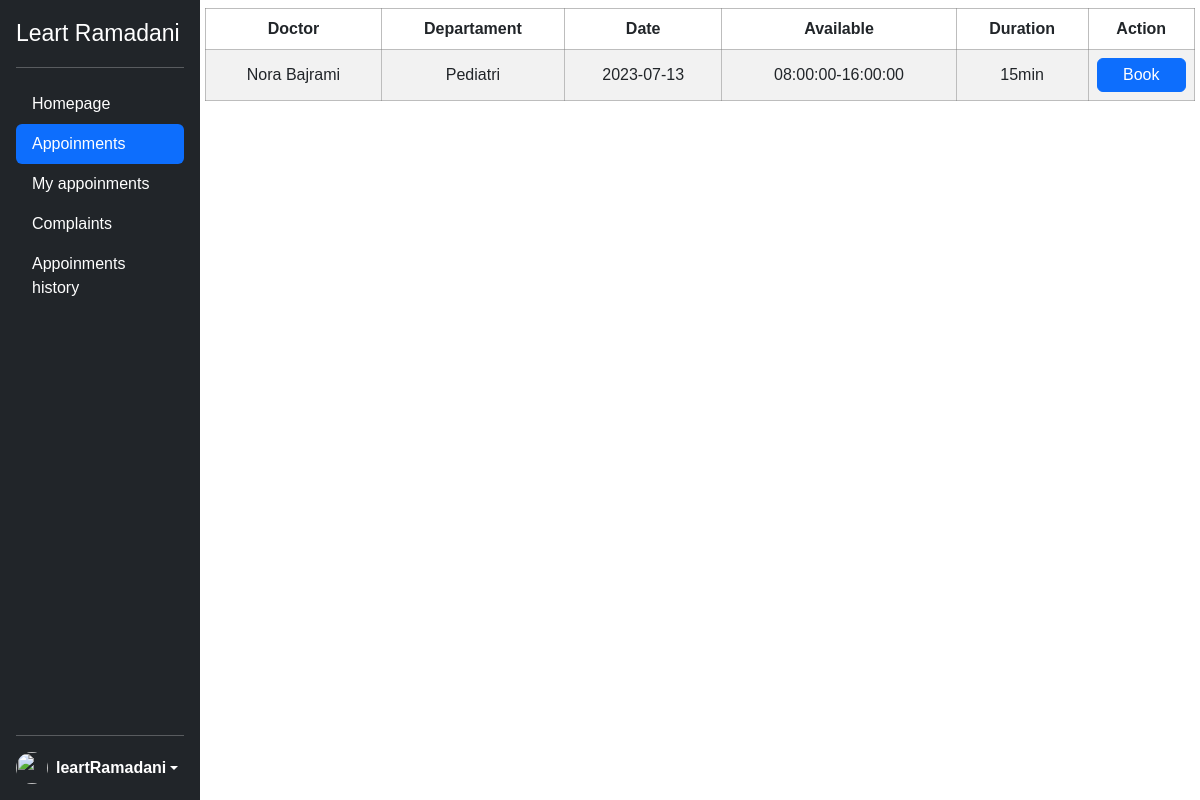
The page /patientSide/rezervoTermin.php (signed in) on the database its author committed.
### tables this page shows
CREATE TABLE `orari` (
  `id` int(11) NOT NULL,
  `doktori` varchar(100) NOT NULL,
  `departamenti` varchar(100) NOT NULL,
  `data` date NOT NULL,
  `nga_ora` time NOT NULL,
  `deri_oren` time NOT NULL,
  `kohezgjatja` int(11) NOT NULL,
  `zene_deri` time NOT NULL
);

### patientSide/rezervoTermin.php (the view, shortened to what this page needs)
<?php
include('../config.php');
?>
<!DOCTYPE html>
<html lang="en">
<head>
    <link rel="stylesheet" href="../css/main.css">
    <link rel="stylesheet" href="../css/responsive.css">
    <link href="https://cdn.jsdelivr.net/npm/bootstrap@5.2.0-beta1/dist/css/bootstrap.min.css" rel="stylesheet">
    <link rel="stylesheet" href="../bootstrap-5.1.3-examples/sidebars/sidebars.css">
</head>
<body>
    <div class="sideBlock">
        <button type="button" class="ham" id="ham_menu"><i class="fa-solid fa-bars"></i></button>
    </div>
    <div class="flex-shrink-0 p-3 text-white bg-dark sidebar">
        <p class="d-flex align-items-center mb-3 mb-md-0 me-md-auto text-white text-decoration-none">
            <span class=" sess_admin"><?php echo $_SESSION['emri'] . ' ' . $_SESSION['mbiemri'] ?></span>
        </p>
        <hr>
        <ul class="nav nav-pills flex-column mb-auto">
            <li><a href="../index.php" class="nav-link text-white">Homepage</a></li>
            <li class="nav-item"><a href="rezervoTermin.php" class="nav-link active" aria-current="page">Appoinments</a></li>
            <li><a href="terminet_e_mia.php" class="nav-link text-white">My appoinments</a></li>
            <li><a href="ankesat.php" class="nav-link text-white">Complaints</a></li>
            <li><a href="historiaTermineve(pacientit).php" class="nav-link text-white">Appoinments history</a></li>
        </ul>
        <hr>
        <div class="dropdown">
            <a href="#" class="d-flex align-items-center text-white text-decoration-none dropdown-toggle" id="dropdownUser1" data-bs-toggle="dropdown" aria-expanded="false">
                <img src="https://w7.pngwing.com/pngs/200/420/png-transparent-user-profile-computer-icons-overview-rectangle-black-data-thumbnail.png" alt="" width="32" height="32" class="rounded-circle me-2">
                <strong class="useri"><?php echo $_SESSION['username'] ?></strong>
            </a>
        </div>
    </div>
    <?php
    $sql = "SELECT * FROM orari";
    $prep = $con->prepare($sql);
    $prep->execute();
    $data = $prep->fetchAll();
    if (!$data) {
        $empty = 'empty';
    } else {
        $empty = '';
    }
    ?>
    <main class="main mainRes">
        <?php if ($empty == '') : ?>
            <table class="table table-striped text-center mt-2 table_patient">
                <thead>
                    <tr>
                        <th scope="col">Doctor</th>
                        <th scope="col">Departament</th>
                        <th scope="col">Date</th>
                        <th scope="col">Available</th>
                        <th scope="col">Duration</th>
                        <th scope="col">Action</th>
                    </tr>
                </thead>
                <tbody>
                    <?php foreach ($data as $data) : ?>
                        <tr>
                            <td><?= $data['doktori'] ?></td>
                            <td><?= $data['departamenti'] ?></td>
                            <td><?= $data['data']; ?></td>
                            <td><?= $data['nga_ora'] . '-' . $data['deri_oren'] ?></td>
                            <td><?= $data['kohezgjatja'] . 'min'  ?></td>
                            <td class="text-center">
                                <a class="text-decoration-none text-white popUpWindow">
                                    <button class="btn btn-primary w-100 p-1 text-white rez">Book</button>
                                </a>
                            </td>
                        </tr>
                    <?php endforeach; ?>
                </tbody>
            </table>
        <?php endif; ?>
    </main>
</body>
</html>

### css/main.css (style rules this page uses)
:root { --primary: #0D6EFD; --background: #081C15; --secondary: #40916C; --border: #74c69d; --focus: #95d5b2; --font-family: 'Roboto', sans-serif; --grey: #adb5bd; --darkGrey: #495057; }
* { font-family: Arial, Helvetica, sans-serif; }
body { overflow: auto !important; }
main { max-height: none !important; }
.sess_admin { font-size: 23px !important; }
.main { display: flex; justify-content: center; width: calc(100% - 200px); margin-left: 200px; }
.sidebar { width: 200px !important; height: 100% !important; position: fixed; display: flex; flex-direction: column; z-index: 999; }
.table thead tr, .table tbody td { height: 30px !important; }
.table { width: 99% !important; }
.table thead tr th { border: 1px solid rgba(128, 128, 128, 0.521); }
.table tbody tr td { border: 1px solid rgba(128, 128, 128, 0.521); vertical-align: middle; }
.sideBlock { position: absolute; top: 10px; left: 5px; }

### rows shown on the page
orari: doktori "Nora Bajrami", departamenti "Pediatri", data "2023-07-13", nga_ora "08:00:00", deri_oren "16:00:00", kohezgjatja "15"

### other values the page prints
$_SESSION['emri'] "Leart"
$_SESSION['mbiemri'] "Ramadani"
$_SESSION['username'] "leartRamadani"
